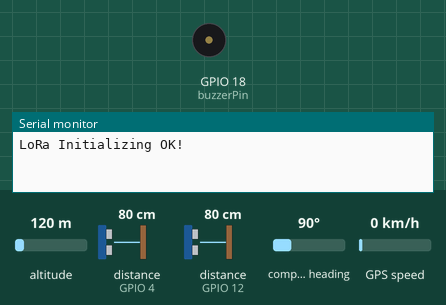
Recording of a sketch running on a simulated ESP32. On the bench: buzzer (waves = sounding, pin HIGH), the last lines printed to the serial monitor. Wiring (inferred from the names in the program): 2 × ultrasonic range finder: trigger GPIO 5, echo GPIO 4 / trigger GPIO 14, echo GPIO 12. The inputs (shaded band) are chosen by the test bench; at power-on: distance to the obstacle (sensors on GPIO 4, GPIO 12) 80 cm, altitude 120 m, compass heading 90°, GPS speed 0 km/h. The echo pulse lasts 58.3 µs per cm; WiFi joins after 1.5 s; servers stay silent unless stated; uploads are accepted with an empty reply; the GPS gets a fix after 3 s at 37.7749, -122.4194 with 8 satellites; no radio packets arrive unless stated; pins used as bus, display or sensor lines are not drawn.

Above: at 2.7 s.
2.8 s: distance to the obstacle (sensor on GPIO 4) set to 33 cm
5.0 s: distance to the obstacle (sensor on GPIO 4) set to 28 cm
At 5.16 s:
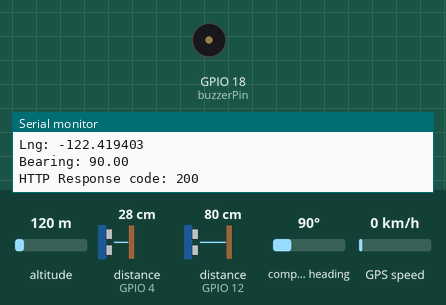
Timing chart, 0 to 8.0 s (numbered marks = the images above; inputs shaded):
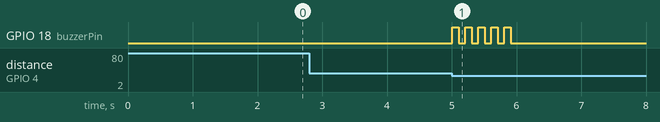

Measured:
- the behaviour switches between 31 and 30 cm on distance to the obstacle (sensor on GPIO 4) (found by bisection; images 0 and 1)
- after the input at 5.0 s, GPIO 18 (buzzerPin): alternates HIGH for 0.10 s and LOW for 0.10 s, 10 changes in all, then stays LOW, starting at once

The sketch:

device1.ino
```cpp
#include <TinyGPS++.h>
#include <LoRa.h>
#include <Wire.h>
#include <WiFi.h>
#include <WiFiManager.h>
#include <HTTPClient.h>

// Pin definitions
const int trigPin1 = 5;
const int echoPin1 = 4;
const int trigPin2 = 14;
const int echoPin2 = 12;
const int gpsTxPin = 17;
const int gpsRxPin = 16;
const int buzzerPin = 18;
const int batteryPin = 36;

// LoRa pins
#define LORA_SS 15
#define LORA_RST 21
#define LORA_DIO0 26
#define LORA_SCK 22
#define LORA_MISO 19
#define LORA_MOSI 23

#define DEVICE_1_ADDRESS 0x01
#define DEVICE_2_ADDRESS 0x03

TinyGPSPlus gps;
WiFiManager wifiManager; // Create an instance of WiFiManager
// Add this near the top of your file with other global variables
volatile bool loraProcessing = false;
int Slot = 0;
unsigned long previousMillis = 0;
const long interval = 1000; // interval at which to send data (milliseconds)
bool leftDetected = false;
bool rightDetected = false;
float bearing = 0; // Bearing variable to store GPS heading in degrees

unsigned long previousGPSMillis = 0; // Variable to store the last time GPS was checked
const long gpsInterval = 1000; // 1 second in milliseconds

// Declare variables to store previous GPS data
float previousLat = 0.0;
float previousLng = 0.0;
float previousSpeed = 0.0;
float previousBearing = 0.0;

float lastValidBearing = 0.0;
bool updateNeeded = false;

unsigned long lastHttpUpdate = 0;
const unsigned long HTTP_UPDATE_INTERVAL = 1000; // 1 second

void setup() {
    Serial.begin(9600);
    Serial2.begin(9600, SERIAL_8N1, gpsRxPin, gpsTxPin);

    pinMode(trigPin1, OUTPUT);
    pinMode(echoPin1, INPUT);
    pinMode(trigPin2, OUTPUT);
    pinMode(echoPin2, INPUT);
    pinMode(buzzerPin, OUTPUT);
    pinMode(batteryPin, INPUT);

    // Initialize WiFi
    wifiManager.autoConnect("AutoConnectAP");

    // Initialize LoRa
    SPI.begin(LORA_SCK, LORA_MISO, LORA_MOSI, LORA_SS);
    LoRa.setPins(LORA_SS, LORA_RST, LORA_DIO0);
    if (!LoRa.begin(433E6)) {
        Serial.println("Starting LoRa failed!");
        while (1);
    }
    Serial.println("LoRa Initializing OK!");
}

void loop() {
    // First priority: Check for LoRa messages
    int packetSize = LoRa.parsePacket();
    if (packetSize) {
        handleLoRaMessage(packetSize);
        // Update HTTP immediately after LoRa message changes Slot
        updateDatabase(DEVICE_1_ADDRESS, String(lastValidBearing));
    }

    unsigned long currentMillis = millis();

    // Second priority: Handle sensors and updates
    int distance1 = getDistance(trigPin1, echoPin1);
    int distance2 = getDistance(trigPin2, echoPin2);

    // Handle passenger detection
    if (distance1 < 30 && distance2 < 30) {
        // Both sensors detect a passenger simultaneously, ignore
    } else if (distance1 < 30) {
        if (!leftDetected) {
            Slot++;
            leftDetected = true;
            rightDetected = true;
            triggerBuzzer();
            // Update HTTP immediately after Slot changes
            updateDatabase(DEVICE_1_ADDRESS, String(lastValidBearing));
        }
    } else if (distance2 < 30) {
        if (!rightDetected && Slot > 0) {
            Slot--;
            leftDetected = true;
            rightDetected = true;
            triggerBuzzer();

            // Update HTTP immediately after Slot changes
            updateDatabase(DEVICE_1_ADDRESS, String(lastValidBearing));

            if (Slot == 0) {
                sendLoRaMessage(DEVICE_2_ADDRESS, "DATA_FROM_DEVICE_1: Slot=0");
            }
        }
    } else {
        leftDetected = false;
        rightDetected = false;
    }

    // Third priority: GPS updates
    handleGPS();

    // Fourth priority: Regular LoRa updates
    if (currentMillis - previousMillis >= interval && Slot > 0) {
        previousMillis = currentMillis;
        sendLoRaMessage(DEVICE_2_ADDRESS, "DATA_FROM_DEVICE_1: Slot=" + String(Slot));
    }
}

void handleLoRaMessage(int packetSize) {
    int sender = LoRa.read();
    int receiver = LoRa.read();

    if (receiver == DEVICE_1_ADDRESS && sender == DEVICE_2_ADDRESS) {
        String message = "";
        while (LoRa.available()) {
            message += (char)LoRa.read();
        }
        Serial.println("Received message: " + message);

        // Process button commands from Device 2
        if (message == "BUTTON1_PRESSED") {
            if (Slot > 0) {
                Slot--;
                triggerBuzzer();
                // Update HTTP immediately after Slot changes
                updateDatabase(DEVICE_1_ADDRESS, String(lastValidBearing));
                if (Slot == 0) {
                    sendLoRaMessage(DEVICE_2_ADDRESS, "DATA_FROM_DEVICE_1: Slot=0");
                }
            }
        } else if (message == "BUTTON2_PRESSED") {
            Slot++;
            triggerBuzzer();
            // Update HTTP immediately after Slot changes
            updateDatabase(DEVICE_1_ADDRESS, String(lastValidBearing));
        }
    }
}

void triggerBuzzer() {
    for (int i = 0; i < 5; i++) { // Sound the buzzer for a short burst
        digitalWrite(buzzerPin, HIGH);
        delay(100);
        digitalWrite(buzzerPin, LOW);
        delay(100);
    }
}

int calculateBatteryPercentage(float voltage) {
    if (voltage >= 4.2) return 100;
    else if (voltage >= 3.9) return 75;
    else if (voltage >= 3.7) return 50;
    else if (voltage >= 3.5) return 25;
    else return 0;
}

int getDistance(int trigPin, int echoPin) {
    digitalWrite(trigPin, LOW);
    delayMicroseconds(2);
    digitalWrite(trigPin, HIGH);
    delayMicroseconds(10);
    digitalWrite(trigPin, LOW);
    int duration = pulseIn(echoPin, HIGH);
    int distance = duration * 0.034 / 2; // cm
    return distance;
}

void updateDatabase(int id, const String& value) {
    unsigned long currentTime = millis();

    // Only attempt update if enough time has passed since last update
    if (currentTime - lastHttpUpdate < HTTP_UPDATE_INTERVAL) {
        return;
    }

    if (WiFi.status() == WL_CONNECTED) {
        HTTPClient http;
        const char* serverUrl = "https://peachpuff-donkey-807602.hostingersite.com/location";
        int currentSlot = (Slot > 0) ? Slot : 0;
        String postData = "ID=" + String(id) +
                         "&message=" + String(currentSlot) +
                         "&lat=" + String(gps.location.lat(), 6) +
                         "&lon=" + String(gps.location.lng(), 6) +
                         "&rotation=" + String(lastValidBearing);

        if (gps.speed.isValid()) {
            postData += "&speed=" + String(gps.speed.kmph());
        }

        http.begin(serverUrl);
        http.addHeader("Content-Type", "application/x-www-form-urlencoded");
        int httpResponseCode = http.POST(postData);

        if (httpResponseCode > 0) {
            Serial.print("HTTP Response code: ");
            Serial.println(httpResponseCode);
            lastHttpUpdate = currentTime; // Update timestamp only on successful request
        }
        http.end();
    }
}


void sendLoRaMessage(int receiverAddress, const String& message) {
    LoRa.beginPacket();
    LoRa.write(DEVICE_1_ADDRESS);    // Sender: Device 1 (0x01)
    LoRa.write(DEVICE_2_ADDRESS);    // Receiver: Device 2 (0x03)
    LoRa.print(message);
    LoRa.endPacket();
    Serial.print("Sent message to Device 2: ");
    Serial.println(message);
}

// GPS handling function
void handleGPS() {
    unsigned long currentMillis = millis();

    if (currentMillis - previousGPSMillis >= gpsInterval) {
        previousGPSMillis = currentMillis;

        while (Serial2.available() > 0) {
            if (gps.encode(Serial2.read())) {
                if (gps.location.isValid() && gps.course.isValid()) {
                    float currentLat = gps.location.lat();
                    float currentLng = gps.location.lng();
                    float currentBearing = gps.course.deg();

                    // If GPS data changed, update HTTP immediately
                    if (currentLat != previousLat ||
                        currentLng != previousLng ||
                        currentBearing != previousBearing) {

                        previousLat = currentLat;
                        previousLng = currentLng;
                        previousBearing = currentBearing;
                        lastValidBearing = currentBearing;

                        // Debug print
                        Serial.println("GPS Update:");
                        Serial.print("Lat: "); Serial.println(currentLat, 6);
                        Serial.print("Lng: "); Serial.println(currentLng, 6);
                        Serial.print("Bearing: "); Serial.println(currentBearing);

                        // Update database immediately when GPS data changes
                        updateDatabase(DEVICE_1_ADDRESS, String(lastValidBearing));
                    }
                }
            }
        }
    }
}
```
